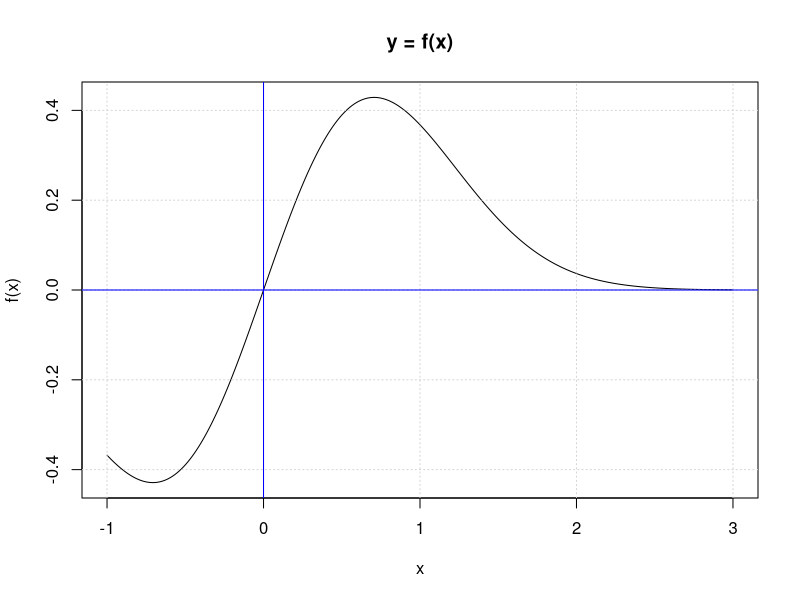
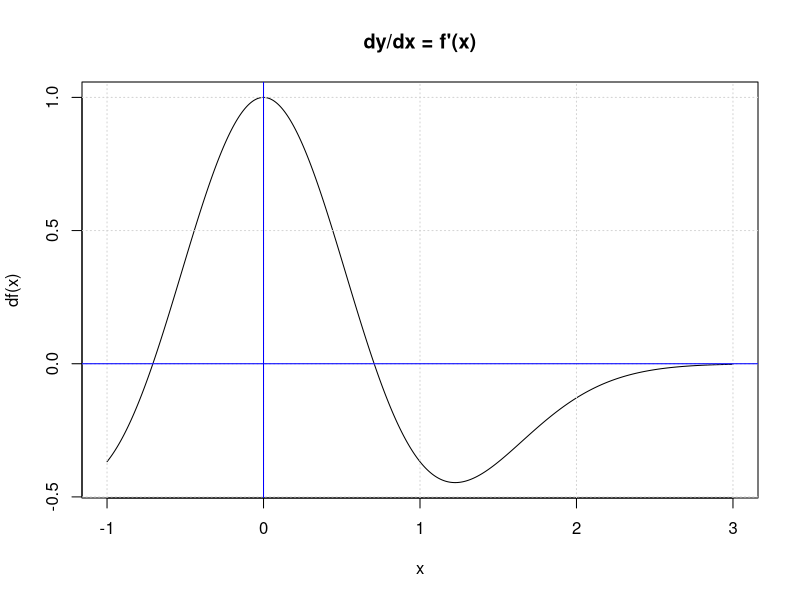

R code for these plots, in order:
## ---- chunk 1
library(Deriv)
f = function(x) {x*exp(-x^2)}
df = Deriv(f)
df
## ---- chunk 2
x = seq(-1,3,length=1000)

plot(x,f(x),type='l',main="y = f(x)")
grid()
abline(0,0,col='blue')
abline(v=0,col='blue')
plot(x,df(x),type='l',main="dy/dx = f'(x)")
grid()
abline(0,0,col='blue')
abline(v=0,col='blue')

